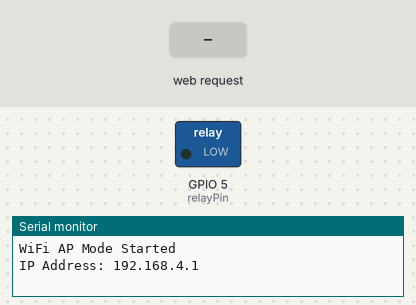
Simulated run of this sketch. Board: ESP32. On the bench: switched loads named in the sketch (green lamp = pin HIGH), the last lines printed to the serial monitor. The test bench sets the inputs (shaded band).

Above: at 1.2 s.
1.3 s: HTTP request GET /ON received
At 2.5 s:
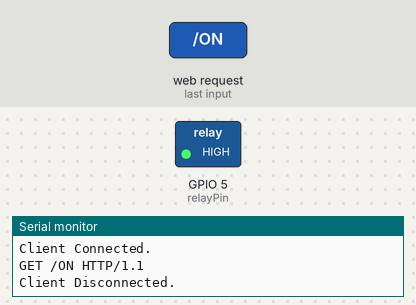
2.8 s: HTTP request GET /BLINK?interval= received
At 4.0 s:
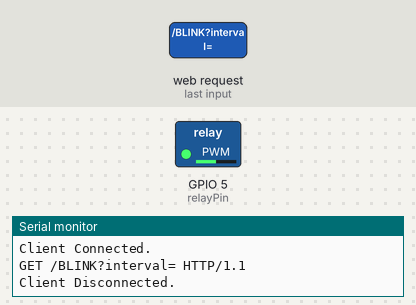
4.3 s: HTTP request GET /SETTIMER?time= received
At 4.7 s:
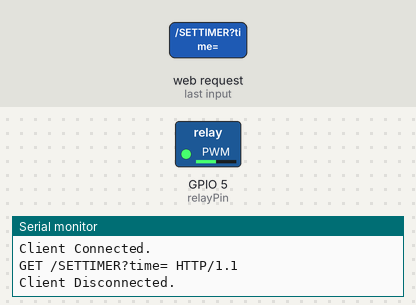
5.8 s: HTTP request GET /ON received
At 6.3 s:
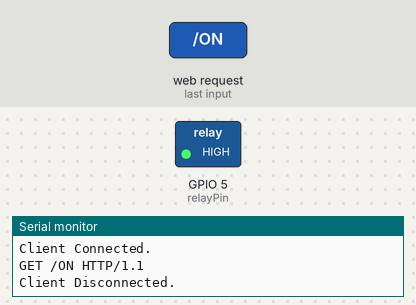
Timing chart, 0 to 8.3 s (numbered marks = the images above; inputs shaded):
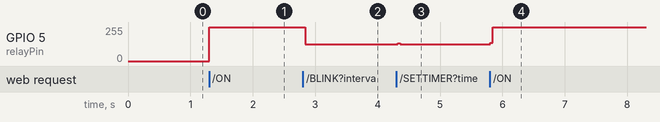

Measured:
- after the input at 1.3 s, GPIO 5 (relayPin): 0/255 → 255/255 at once
- after the input at 2.8 s, GPIO 5 (relayPin): 255/255 → 126/255 at once
- after the input at 4.3 s, GPIO 5 (relayPin): 126/255 → 135/255 at once, → 126/255 0.04 s later
- after the input at 5.8 s, GPIO 5 (relayPin): 126/255 → 255/255 at once

The sketch:

esp32_bulb_control.ino
```cpp
#include <WiFi.h>

// Wi-Fi Access Point Credentials
const char *ssid = "ESP32_Hotspot";
const char *password = "12345678";

WiFiServer server(80); // Web server runs on port 80
const int relayPin = 5; // GPIO pin for relay

bool blinkState = false;
bool blinkMode = false;
unsigned long previousMillis = 0;
int blinkInterval = 500; // Default blink interval in milliseconds

void setup() {
  Serial.begin(115200);
  pinMode(relayPin, OUTPUT);
  digitalWrite(relayPin, LOW); // Bulb OFF initially

  // Start ESP32 in Access Point (AP) Mode
  WiFi.softAP(ssid, password);
  Serial.println("WiFi AP Mode Started");
  Serial.print("IP Address: ");
  Serial.println(WiFi.softAPIP()); // Print ESP32 IP Address

  server.begin(); // Start web server
}

void loop() {
  WiFiClient client = server.available(); // Check for incoming connections

  if (client) {
    Serial.println("Client Connected.");
    String request = client.readStringUntil('\r'); // Read request
    Serial.println(request);
    client.flush();

    // Control Relay
    if (request.indexOf("/ON") != -1) {
      digitalWrite(relayPin, HIGH);
      blinkMode = false;
    }
    else if (request.indexOf("/OFF") != -1) {
      digitalWrite(relayPin, LOW);
      blinkMode = false;
    }
    else if (request.indexOf("/SETTIMER?time=") != -1) {
      int startIndex = request.indexOf("=") + 1;
      int endIndex = request.indexOf(" ", startIndex);
      String timeString = request.substring(startIndex, endIndex);
      int timeDelay = timeString.toInt() * 1000; // Convert seconds to milliseconds
      digitalWrite(relayPin, HIGH);
      delay(timeDelay);
      digitalWrite(relayPin, LOW);
    }
    else if (request.indexOf("/BLINK?interval=") != -1) {
      int startIndex = request.indexOf("=") + 1;
      int endIndex = request.indexOf(" ", startIndex);
      String intervalString = request.substring(startIndex, endIndex);
      blinkInterval = intervalString.toInt();
      blinkMode = true;
    }

    // Send Webpage Response with UI
    client.println("HTTP/1.1 200 OK");
    client.println("Content-type:text/html");
    client.println();
    client.println("<html><head><title>ESP32 Web Control</title>");
    client.println("<style>");
    client.println("body { text-align: center; font-family: Arial; margin: 50px; }");
    client.println(".button { padding: 15px 30px; font-size: 20px; margin: 10px; border: none; cursor: pointer; }");
    client.println(".on { background-color: green; color: white; }");
    client.println(".off { background-color: red; color: white; }");
    client.println(".blink { background-color: blue; color: white; }");
    client.println("</style></head><body>");
    client.println("<h1>ESP32 Web Server</h1>");
    client.println("<button class='button on' onclick='sendRequest(\"/ON\")'>Turn ON</button>");
    client.println("<button class='button off' onclick='sendRequest(\"/OFF\")'>Turn OFF</button>");
    client.println("<br><br>");
    client.println("<input type='number' id='timerInput' placeholder='Enter seconds' min='1'>");
    client.println("<button class='button' onclick='setTimer()'>Set Timer</button>");
    client.println("<br><br>");
    client.println("<input type='number' id='blinkInput' placeholder='Blink interval (ms)' min='100'>");
    client.println("<button class='button blink' onclick='setBlink()'>Blink</button>");
    client.println("<br><br>");
    client.println("<script>");
    client.println("function sendRequest(path) {");
    client.println("  var xhttp = new XMLHttpRequest();");
    client.println("  xhttp.open('GET', path, true);");
    client.println("  xhttp.send();");
    client.println("}");
    client.println("function setTimer() {");
    client.println("  var time = document.getElementById('timerInput').value;");
    client.println("  sendRequest('/SETTIMER?time=' + time);");
    client.println("}");
    client.println("function setBlink() {");
    client.println("  var interval = document.getElementById('blinkInput').value;");
    client.println("  sendRequest('/BLINK?interval=' + interval);");
    client.println("}");
    client.println("</script></body></html>");
    client.println();

    client.stop(); // Close connection
    Serial.println("Client Disconnected.");
  }

  // Blink Logic
  if (blinkMode) {
    unsigned long currentMillis = millis();
    if (currentMillis - previousMillis >= blinkInterval) {
      previousMillis = currentMillis;
      blinkState = !blinkState;
      digitalWrite(relayPin, blinkState ? HIGH : LOW);
    }
  }
}
```
